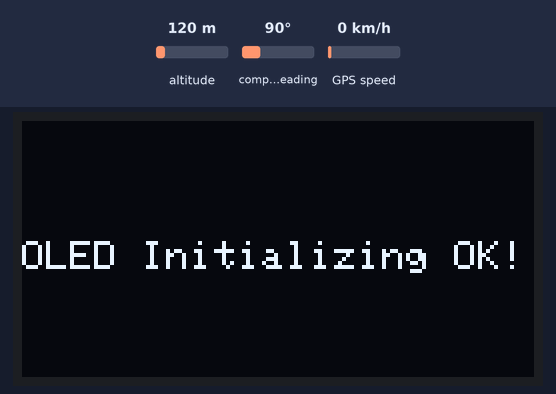
Recording of a sketch running on a simulated ESP8266 (NodeMCU). Shown: 128×64 one-colour display. The test bench sets the inputs (shaded band); at power-on: altitude 120 m, compass heading 90°, GPS speed 0 km/h. WiFi joins after 1.5 s; servers stay silent unless stated; network time is answered at once with the bench clock; the local clock reads 2024-03-15 10:24:30 at power-on unless the sketch sets it; the GPS gets a fix after 3 s at 37.7749, -122.4194 with 8 satellites; what the sketch prints to the serial monitor is not drawn.

Above: at 0.1 s.
At 3.3 s:
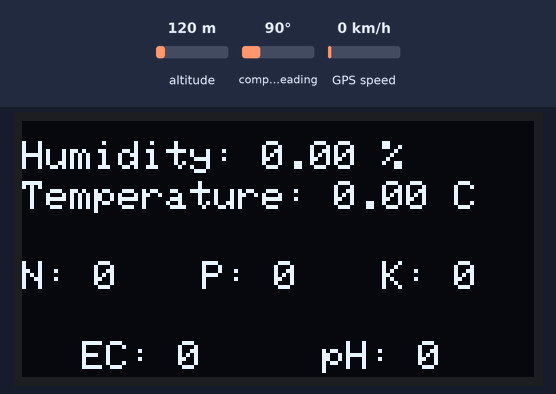
At 10.8 s:
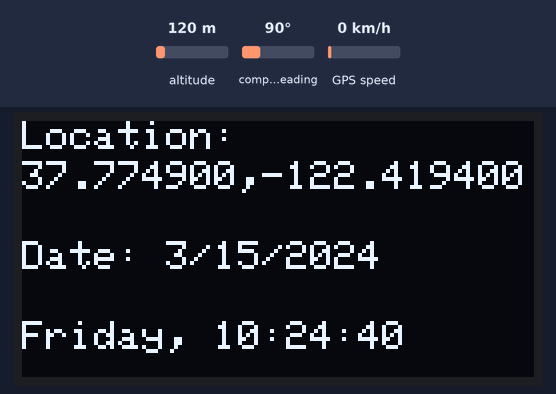
At 19.44 s:
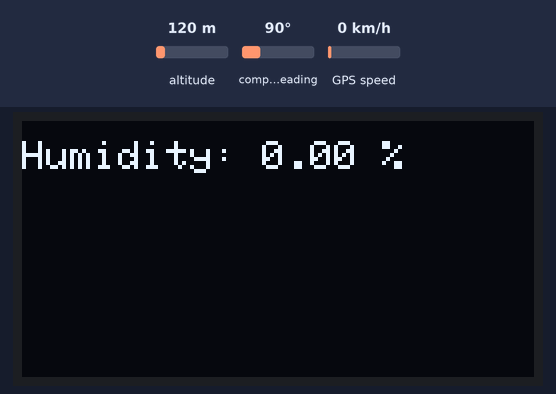
At 27.1 s:
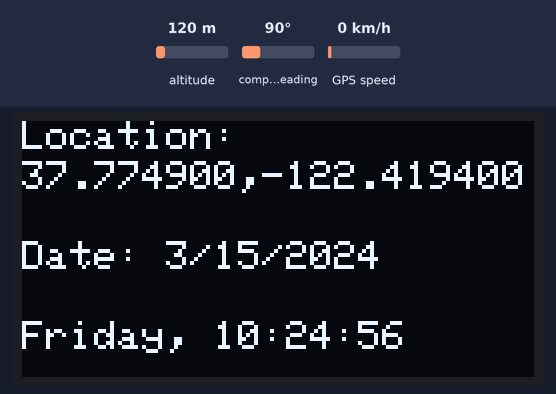
At 37.9 s:
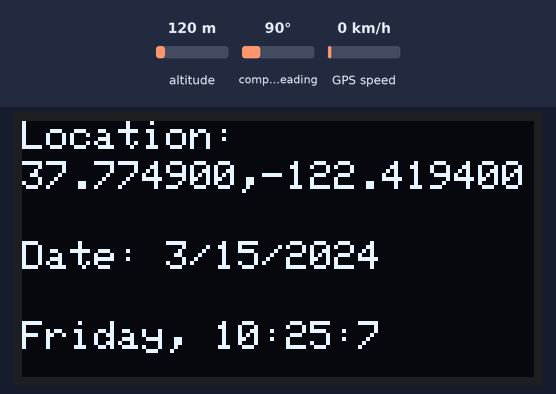

Measured:
- what the display in image 1 shows lasts 2.0 s, from 3.3 s to 5.3 s
- what the display in image 2 shows lasts 3.2 s, from 10.8 s to 14.0 s

The sketch:

Main-code.ino
```cpp
#include <TinyGPSPlus.h>
#include <SoftwareSerial.h>
#include <Wire.h>

#include <NTPClient.h>
#include <ESP8266WiFi.h>
#include <WiFiUdp.h>

#include <Adafruit_GFX.h>
#include <Adafruit_SSD1306.h>

#define SCREEN_WIDTH 128  // OLED display width, in pixels
#define SCREEN_HEIGHT 64  // OLED display height, in pixels

// Declaration for an SSD1306 display connected to I2C (SDA, SCL pins)
Adafruit_SSD1306 display(SCREEN_WIDTH, SCREEN_HEIGHT, &Wire, -1);

// Setup Wifi
const char *ssid = "Iqdamganz";
const char *password = "Godam123";


const long utcOffsetInSeconds = 25200;

// Setting tanggal menjadi nama hari
String weekDays[7] = { "Sunday", "Monday", "Tuesday", "Wednesday", "Thursday", "Friday", "Saturday" };
String months[12] = { "January", "February", "March", "April", "May", "June", "July", "August", "September", "October", "November", "December" };


int dataConduct, datapH, dataNitrogen, dataPhosphorus, dataPotassium;
float dataSoil, dataTemp;


// Define NTP Client to get time
WiFiUDP ntpUDP;
NTPClient timeClient(ntpUDP, "id.pool.ntp.org", utcOffsetInSeconds);
SoftwareSerial mySerial(D3, D4);    // RX, TX NPK
SoftwareSerial serial_gps(D6, D7);  // TX, RX GPS

// The TinyGPSPlus object
TinyGPSPlus gps;

#include <FirebaseESP8266.h>

// Provide the token generation process info.
#include <addons/TokenHelper.h>

// Provide the RTDB payload printing info and other helper functions.
#include <addons/RTDBHelper.h>

#define API_KEY "AIzaSyB8tP_ZnhvRD-TMTbCzQPg1NK82VH78mSQ"

/* 3. Define the RTDB URL */
#define DATABASE_URL "https://skripsi-5f7b4-default-rtdb.asia-southeast1.firebasedatabase.app/"  //<databaseName>.firebaseio.com or <databaseName>.<region>.firebasedatabase.app

/* 4. Define the user Email and password that alreadey registerd or added in your project */
#define USER_EMAIL "alfatihiqdam17@gmail.com"
#define USER_PASSWORD "God@m170800"

FirebaseData fbdo;

FirebaseAuth auth;
FirebaseConfig config;

void setup() {
  Serial.begin(115200);
  serial_gps.begin(9600);
  mySerial.begin(4800);
  WiFi.begin(ssid, password);

  Serial.println(F("DeviceExample.ino"));
  Serial.println(F("A simple demonstration of TinyGPSPlus with an attached GPS module"));
  Serial.print(F("Testing TinyGPSPlus library v. "));
  Serial.println(TinyGPSPlus::libraryVersion());
  Serial.println(F("by Mikal Hart"));
  Serial.println();

  if (!display.begin(SSD1306_SWITCHCAPVCC, 0x3C)) {  // Address 0x3D for 128x64
    Serial.println(F("SSD1306 allocation failed"));
    for (;;)
      ;
  }
  display.clearDisplay();
  display.setTextColor(WHITE);
  display.setTextSize(1);
  display.setCursor(0, 30);
  display.print("OLED Initializing OK!");
  display.display();
  delay(2000);

  while (WiFi.status() != WL_CONNECTED) {
    delay(500);
    Serial.print(".");
  }

  timeClient.begin();

  Serial.printf("Firebase Client v%s\n\n", FIREBASE_CLIENT_VERSION);
  /* Assign the api key (required) */
  config.api_key = API_KEY;
  /* Assign the user sign in credentials */
  auth.user.email = USER_EMAIL;
  auth.user.password = USER_PASSWORD;
  /* Assign the RTDB URL (required) */
  config.database_url = DATABASE_URL;
  /* Assign the callback function for the long running token generation task */
  config.token_status_callback = tokenStatusCallback;  // see addons/TokenHelper.h
  // Comment or pass false value when WiFi reconnection will control by your code or third party library e.g. WiFiManager
  Firebase.reconnectNetwork(true);
  fbdo.setBSSLBufferSize(4096 /* Rx buffer size in bytes from 512 - 16384 */, 1024 /* Tx buffer size in bytes from 512 - 16384 */);

#if defined(ARDUINO_RASPBERRY_PI_PICO_W)
  config.wifi.clearAP();
  config.wifi.addAP(WIFI_SSID, WIFI_PASSWORD);
#endif

  Firebase.begin(&config, &auth);
  Firebase.setDoubleDigits(5);
}


void loop() {
  // This sketch displays information every time a new sentence is correctly encoded.
  while (serial_gps.available() > 0)
    if (gps.encode(serial_gps.read())) {
      displayInfo();

      FirebaseJson jsonSensor;
      FirebaseJson jsonData;

      jsonData.set("/EC", dataConduct);
      jsonData.set("/pH", datapH);
      jsonData.set("/Nitrogen", dataNitrogen);
      jsonData.set("/Phosphorus", dataPhosphorus);
      jsonData.set("/Potassium", dataPotassium);
      jsonData.set("/Soil", dataSoil);
      jsonData.set("/Temperature", dataTemp);


      jsonSensor.set("data", jsonData);
      timeClient.update();

      String weekDay = weekDays[timeClient.getDay()];
      Serial.print("Week Day: ");
      Serial.println(weekDay);

      time_t epochTime = timeClient.getEpochTime();

      //Get a time structure
      struct tm *ptm = gmtime((time_t *)&epochTime);

      int monthDay = ptm->tm_mday;
      Serial.print("Month day: ");
      Serial.println(monthDay);

      int currentMonth = ptm->tm_mon + 1;
      Serial.print("Month: ");
      Serial.println(currentMonth);

      String currentMonthName = months[currentMonth - 1];
      Serial.print("Month name: ");
      Serial.println(currentMonthName);

      int currentYear = ptm->tm_year + 1900;
      Serial.print("Year: ");
      Serial.println(currentYear);

      String latitude = String(gps.location.lat(), 6);
      String longitude = String(gps.location.lng(), 6);
      String coordinates = latitude + "," + longitude;
      jsonSensor.set("Location", coordinates);

      //Print complete date:
      String currentDate = String(currentYear) + "-" + String(currentMonth) + "-" + String(monthDay);
      jsonSensor.set("Date", currentDate + " " + timeClient.getFormattedTime());

      if (Firebase.pushJSON(fbdo, "/sensors/Alat 1", jsonSensor)) { //pushJSON untuk menambah data dan menyimpan

        Serial.println(fbdo.dataPath());

        Serial.println(fbdo.pushName());

        Serial.println(fbdo.dataPath() + "/" + fbdo.pushName());

      } else {
        Serial.println(fbdo.errorReason());
      }
    }

  if (millis() > 5000 && gps.charsProcessed() < 10) {
    Serial.println(F("No GPS detected: check wiring."));
    while (true)
      ;
  }
}

void displayInfo() {
  Serial.print(F("Location: "));
  if (gps.location.isValid()) {
    Serial.print(gps.location.lat(), 6);
    Serial.print(F(","));
    Serial.print(gps.location.lng(), 6);
  } else {
    Serial.print(F("INVALID"));
  }

  Serial.print(F("  Date: "));
  if (gps.date.isValid()) {
    Serial.print(gps.date.month());
    Serial.print(F("/"));
    Serial.print(gps.date.day());
    Serial.print(F("/"));
    Serial.print(gps.date.year());
  } else {
    Serial.print(F("INVALID"));
  }
  NTPtime();
  NPKread();
  oledShow();

  Serial.println();
}
```

NPK.ino
```cpp
void NPKread() {
  byte queryData[] = { 0x01, 0x03, 0x00, 0x00, 0x00, 0x07, 0x04, 0x08 };
  byte receivedData[19];

  mySerial.write(queryData, sizeof(queryData));  // Send the query data to the NPK sensor
  delay(1000);                                   // Wait for 1 second

  if (mySerial.available() >= sizeof(receivedData)) {        // Check if there are enough bytes available to read
    mySerial.readBytes(receivedData, sizeof(receivedData));  // Read the received data into the receivedData array

    // Parse and print the received data in decimal format
    unsigned int soilHumidity = (receivedData[3] << 8) | receivedData[4];
    unsigned int soilTemperature = (receivedData[5] << 8) | receivedData[6];
    unsigned int soilConductivity = (receivedData[7] << 8) | receivedData[8];
    unsigned int soilPH = (receivedData[9] << 8) | receivedData[10];
    unsigned int nitrogen = (receivedData[11] << 8) | receivedData[12];
    unsigned int phosphorus = (receivedData[13] << 8) | receivedData[14];
    unsigned int potassium = (receivedData[15] << 8) | receivedData[16];

    // Perhitungan hasil kalibrasi sensor
    dataSoil = soilHumidity / 10.0;
    dataTemp = soilTemperature / 10.0;
    dataConduct = soilConductivity;
    datapH = soilPH / 10.0;
    dataNitrogen = nitrogen;
    dataPhosphorus = phosphorus / 2;
    dataPotassium = potassium;

    Serial.print("Soil Humidity: ");
    Serial.println(dataSoil);
    Serial.print("Soil Temperature: ");
    Serial.println(dataTemp);
    Serial.print("Soil Conductivity: ");
    Serial.println(dataConduct);
    Serial.print("Soil pH: ");
    Serial.println(datapH);
    Serial.print("Nitrogen: ");
    Serial.println(dataNitrogen);
    Serial.print("Phosphorus: ");
    Serial.println(dataPhosphorus);
    Serial.print("Potassium: ");
    Serial.println(dataPotassium);
  }
}
```

oled.ino
```cpp
void oledShow() {
  display.clearDisplay();  // clear display        // set text size
  display.setTextColor(WHITE);
  display.setTextSize(1);
  display.setCursor(0, 5);
  display.print("Humidity: ");
  display.print(dataSoil);
  display.println(" %");
  display.display();

  display.setTextSize(1);
  display.setTextColor(WHITE);
  display.setCursor(0, 15);
  display.print("Temperature: ");
  display.print(dataTemp);
  display.println(" C");
  display.display();

  display.setTextSize(1);
  display.setTextColor(WHITE);
  display.setCursor(0, 35);
  display.print("N: ");
  display.print(dataNitrogen);
  display.display();

  display.setTextSize(1);
  display.setTextColor(WHITE);
  display.setCursor(45, 35);
  display.print("P: ");
  display.print(dataPhosphorus);
  display.display();

  display.setTextSize(1);
  display.setTextColor(WHITE);
  display.setCursor(90, 35);
  display.print("K: ");
  display.print(dataPotassium);
  display.display();

  display.setTextSize(1);
  display.setTextColor(WHITE);
  display.setCursor(15, 55);
  display.print("EC: ");
  display.print(dataConduct);
  display.display();

  display.setTextSize(1);
  display.setTextColor(WHITE);
  display.setCursor(75, 55);
  display.print("pH: ");
  display.print(datapH);
  display.display();
  delay(2000);

  display.clearDisplay();  // clear display        // set text size
  display.setTextColor(WHITE);
  display.setTextSize(1);
  display.setCursor(0, 0);
  display.print(F("Location: "));
  display.setCursor(0, 10);
  display.print(gps.location.lat(), 6);
  display.print(F(","));
  display.print(gps.location.lng(), 6);
  display.display();

  display.setTextColor(WHITE);
  display.setTextSize(1);
  display.setCursor(0, 30);
  display.print("Date: ");
  display.print(gps.date.month());
  display.print(F("/"));
  display.print(gps.date.day());
  display.print(F("/"));
  display.print(gps.date.year());
  display.display();

  display.setTextColor(WHITE);
  display.setTextSize(1);
  display.setCursor(0, 50);
  display.print(weekDays[timeClient.getDay()]);
  display.print(", ");
  display.print(timeClient.getHours());
  display.print(":");
  display.print(timeClient.getMinutes());
  display.print(":");
  display.println(timeClient.getSeconds());
  display.display();
  delay(2000);
}
```

time.ino
```cpp
void NTPtime() {
  timeClient.update();

  Serial.print(weekDays[timeClient.getDay()]);
  Serial.print(", ");
  Serial.print(timeClient.getHours());
  Serial.print(":");
  Serial.print(timeClient.getMinutes());
  Serial.print(":");
  Serial.println(timeClient.getSeconds());

}
```
